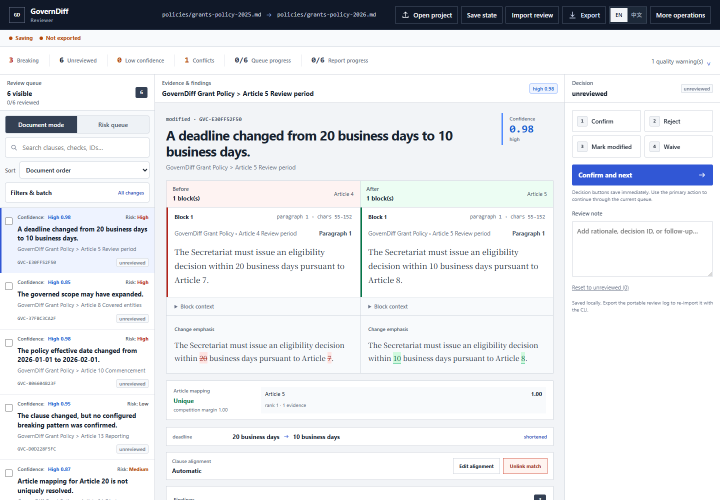
#> input picture docs/assets/reviewer-queue.png, 1440 x 1000 px (shown at 1/2 size)
$ python build_demo_gif.py
#> lines starting #> are read from the running program, lines starting #| are printed output that depends on the picture
"""Assemble the checked-in public Reviewer screenshots into a demo GIF."""

from pathlib import Path

from PIL import Image, ImageDraw


ROOT = Path(__file__).resolve().parents[1]
ASSETS = ROOT / "docs" / "assets"
FRAMES = [
    ("reviewer-queue.png", "1  Prioritize the review queue"),
    ("reviewer-evidence.png", "2  Compare evidence and findings"),
    ("reviewer-decision.png", "3  Record a local decision"),
]


def main() -> int:
    images: list[Image.Image] = []
    for name, caption in FRAMES:
        source = Image.open(ASSETS / name).convert("RGB")
#> source is the input picture: PIL image 1440x1000 RGB; mean R, G, B 228.5, 230.5, 233.9
        frame = Image.new("RGB", (source.width, source.height + 64), "#101828")
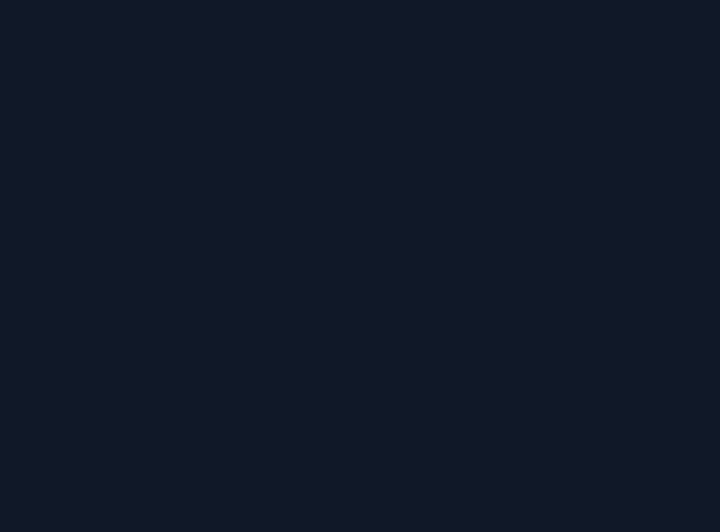
#> frame: PIL image 1440x1064 RGB (shown at 1/2 size); mean R, G, B 16, 24, 40
        frame.paste(source, (0, 64))
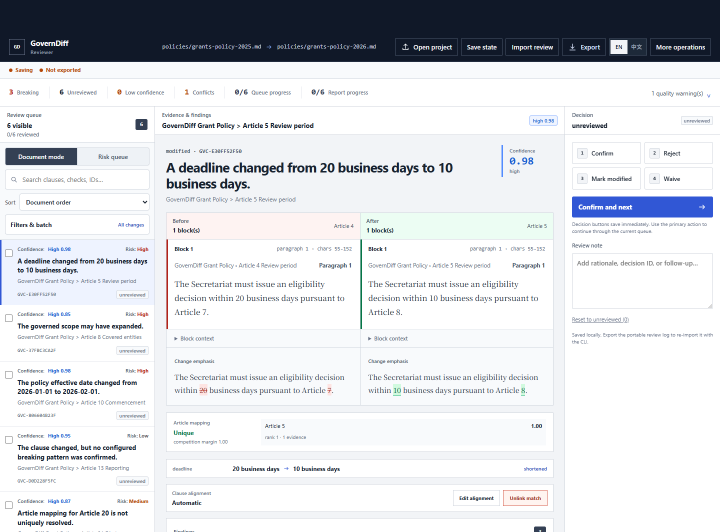
#> frame: PIL image 1440x1064 RGB (shown at 1/2 size); mean R, G, B 215.8, 218, 222.3
        draw = ImageDraw.Draw(frame)
        draw.text((28, 22), caption, fill="#f9fafb", stroke_width=0)
        images.append(frame)
#> pass 2 of the loop in main, `for name, caption in FRAMES:`:
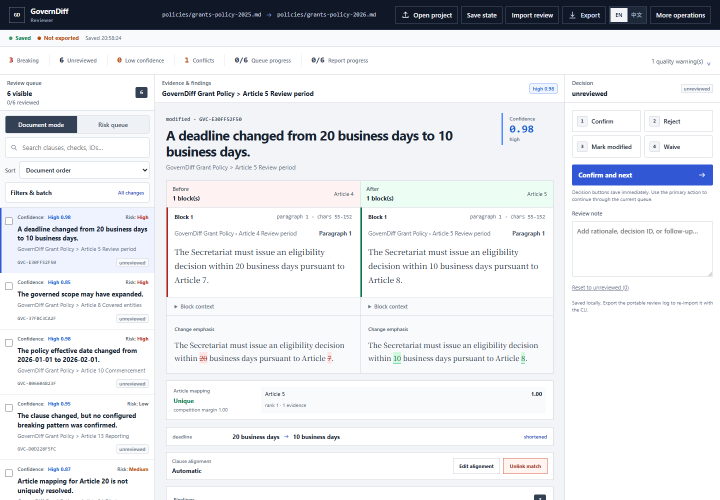
#> input picture docs/assets/reviewer-evidence.png, 1440 x 1000 px (shown at 1/2 size)
#> in main, source is the input picture: PIL image 1440x1000 RGB; mean R, G, B 228.5, 230.5, 233.9
#> in main, `frame.paste(source, (0, 64))`:
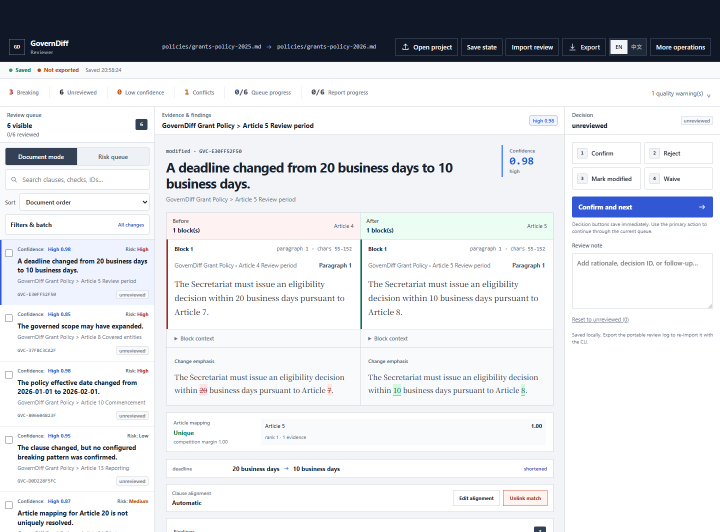
#> frame: PIL image 1440x1064 RGB (shown at 1/2 size); mean R, G, B 215.7, 218, 222.3
#> pass 3 of the loop in main, `for name, caption in FRAMES:`:
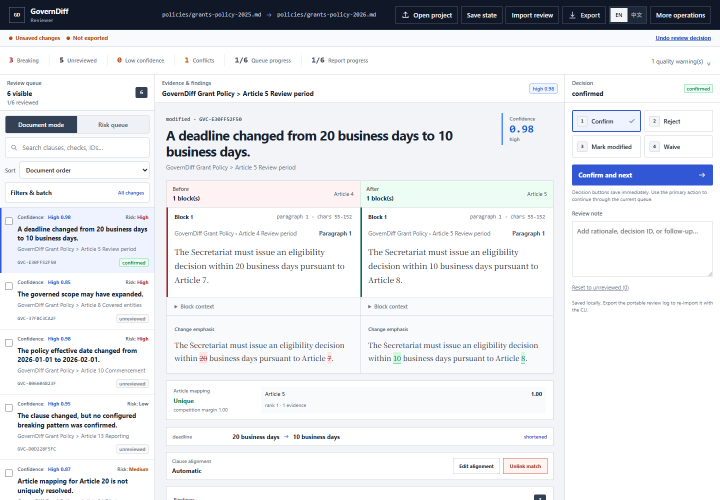
#> input picture docs/assets/reviewer-decision.png, 1440 x 1000 px (shown at 1/2 size)
#> in main, source is the input picture: PIL image 1440x1000 RGB; mean R, G, B 228.3, 230.3, 233.9
#> in main, `frame.paste(source, (0, 64))`:
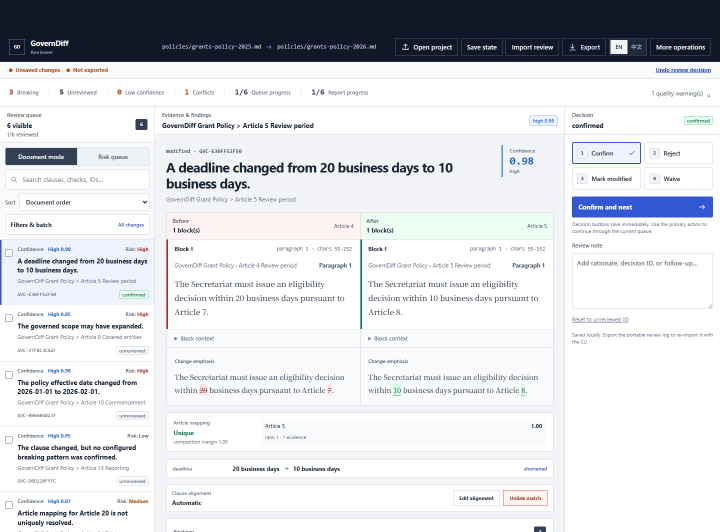
#> frame: PIL image 1440x1064 RGB (shown at 1/2 size); mean R, G, B 215.5, 217.9, 222.2
    images[0].save(
        ASSETS / "reviewer-demo.gif",
        save_all=True,
        append_images=images[1:],
        duration=[1600, 2200, 1800],
        loop=0,
        optimize=True,
    )
    print("docs/assets/reviewer-demo.gif")
    return 0


if __name__ == "__main__":
    raise SystemExit(main())
#> (the program exits here)
